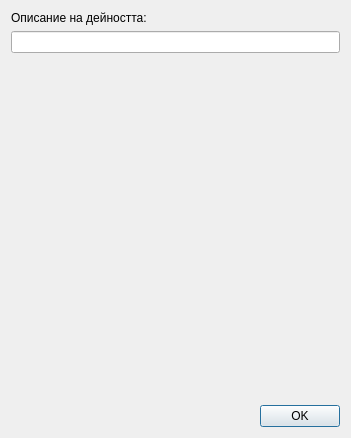
<?xml version="1.0" encoding="UTF-8"?>
<ui version="4.0">
 <class>PlannedProcedureDialog</class>
 <widget class="QDialog" name="PlannedProcedureDialog">
  <property name="geometry">
   <rect>
    <x>0</x>
    <y>0</y>
    <width>351</width>
    <height>438</height>
   </rect>
  </property>
  <property name="windowTitle">
   <string>Dialog</string>
  </property>
  <layout class="QVBoxLayout" name="verticalLayout">
   <item>
    <widget class="QLabel" name="label">
     <property name="text">
      <string>Описание на дейността:</string>
     </property>
    </widget>
   </item>
   <item>
    <widget class="QLineEdit" name="nameEdit"/>
   </item>
   <item>
    <widget class="ProcedureInput" name="procedureInput" native="true">
     <property name="sizePolicy">
      <sizepolicy hsizetype="Preferred" vsizetype="Expanding">
       <horstretch>0</horstretch>
       <verstretch>0</verstretch>
      </sizepolicy>
     </property>
    </widget>
   </item>
   <item>
    <widget class="PriceInputWidget" name="priceInput" native="true"/>
   </item>
   <item>
    <layout class="QHBoxLayout" name="horizontalLayout">
     <item>
      <spacer name="horizontalSpacer">
       <property name="orientation">
        <enum>Qt::Orientation::Horizontal</enum>
       </property>
       <property name="sizeHint" stdset="0">
        <size>
         <width>40</width>
         <height>20</height>
        </size>
       </property>
      </spacer>
     </item>
     <item>
      <widget class="QPushButton" name="okButton">
       <property name="text">
        <string>OK</string>
       </property>
      </widget>
     </item>
    </layout>
   </item>
  </layout>
 </widget>
 <customwidgets>
  <customwidget>
   <class>ProcedureInput</class>
   <extends>QWidget</extends>
   <header>View/SubWidgets/ProcedureInput.h</header>
   <container>1</container>
  </customwidget>
  <customwidget>
   <class>PriceInputWidget</class>
   <extends>QWidget</extends>
   <header>View/SubWidgets/PriceInputWidget.h</header>
   <container>1</container>
  </customwidget>
 </customwidgets>
 <resources/>
 <connections/>
</ui>
